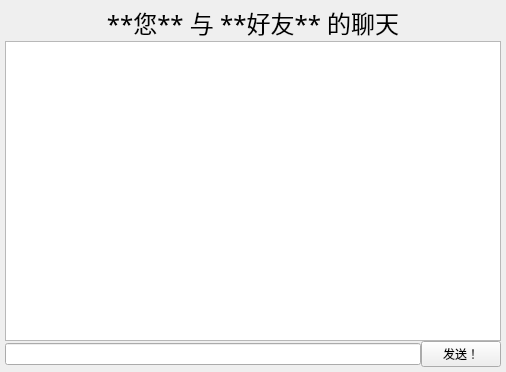
<?xml version="1.0" encoding="UTF-8"?>
<ui version="4.0">
 <class>Chat</class>
 <widget class="QWidget" name="Chat">
  <property name="geometry">
   <rect>
    <x>0</x>
    <y>0</y>
    <width>506</width>
    <height>372</height>
   </rect>
  </property>
  <property name="windowTitle">
   <string>Form</string>
  </property>
  <layout class="QVBoxLayout" name="verticalLayout">
   <property name="spacing">
    <number>0</number>
   </property>
   <property name="leftMargin">
    <number>5</number>
   </property>
   <property name="topMargin">
    <number>5</number>
   </property>
   <property name="rightMargin">
    <number>5</number>
   </property>
   <property name="bottomMargin">
    <number>5</number>
   </property>
   <item>
    <widget class="QLabel" name="ChatTitle">
     <property name="font">
      <font>
       <family>Academy Engraved LET</family>
       <pointsize>18</pointsize>
      </font>
     </property>
     <property name="text">
      <string>**您** 与 **好友** 的聊天</string>
     </property>
     <property name="textFormat">
      <enum>Qt::MarkdownText</enum>
     </property>
     <property name="alignment">
      <set>Qt::AlignCenter</set>
     </property>
    </widget>
   </item>
   <item>
    <widget class="QTextEdit" name="ChatContentTE">
     <property name="readOnly">
      <bool>true</bool>
     </property>
    </widget>
   </item>
   <item>
    <layout class="QGridLayout" name="gridLayout">
     <property name="horizontalSpacing">
      <number>-1</number>
     </property>
     <property name="verticalSpacing">
      <number>0</number>
     </property>
     <item row="0" column="0">
      <widget class="QLineEdit" name="ChatLE"/>
     </item>
     <item row="0" column="1">
      <widget class="QPushButton" name="SendPB">
       <property name="text">
        <string>发送！</string>
       </property>
      </widget>
     </item>
    </layout>
   </item>
  </layout>
 </widget>
 <resources/>
 <connections/>
</ui>
